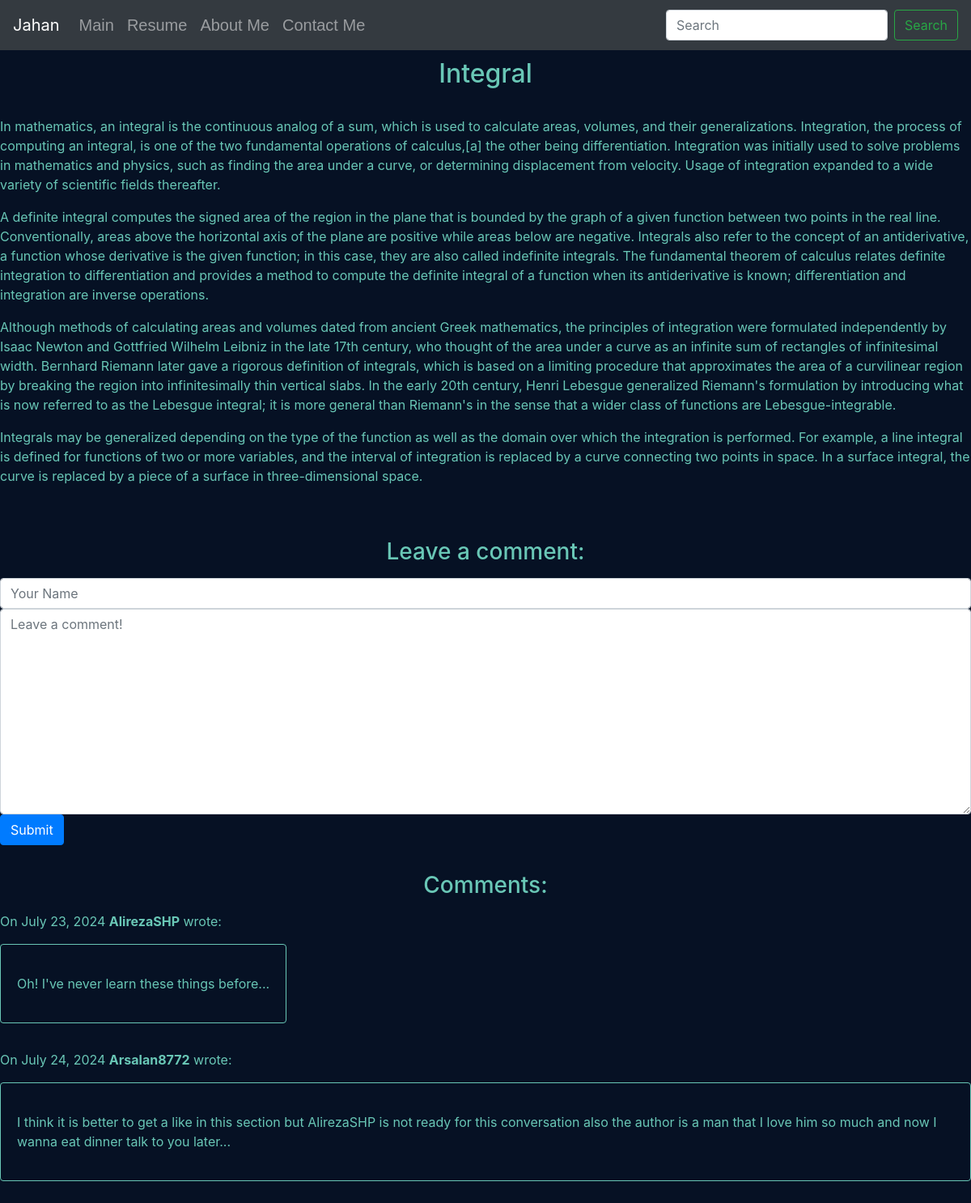
The app's page /post/2/ with its own data.
### blog/models.py (models this page shows, shortened)
class Post(models.Model):
    title = models.CharField(max_length=255)
    body = models.TextField()
    created_on = models.DateTimeField(auto_now_add=True)
    last_modified = models.DateTimeField(auto_now=True)
    categories = models.ManyToManyField("Category", related_name="posts")

class Comment(models.Model):
    author = models.CharField(max_length=60)
    body = models.TextField()
    created_on = models.DateTimeField(auto_now_add=True)
    post = models.ForeignKey("Post", on_delete=models.CASCADE)

### blog/views.py (the view, shortened to what this page needs)
# urls.py: path("post/<int:pk>/", views.blog_detail, name="blog_detail"),
def blog_detail(request, pk):
    post = Post.objects.get(pk=pk)
    form = CommentForm()
    comments = Comment.objects.filter(post=post)
    context = {
        "post": post,
        "comments": comments,
        "form": CommentForm(),
    }
    return render(request, "blog/detail.html", context)

### blog/forms.py
class CommentForm(forms.Form):
    author = forms.CharField(
        max_length=60,
        widget=forms.TextInput(
            attrs={"class": "form-control", "placeholder": "Your Name"}
        ),
    )
    body = forms.CharField(
        widget=forms.Textarea(
            attrs={"class": "form-control", "placeholder": "Leave a comment!"}
        )
    )

### blog/templates/blog/detail.html (shortened to what this page needs)
{% extends 'base.html' %}
{% load static %}
{% block page_title %}
    <h2>{{ post.title }}</h2>
{% endblock page_title %}
{% block page_content %}
<link rel="stylesheet" href="{% static 'styles/detail.css' %}">
<p>{{ post.body | linebreaks }}</p>
<h3 id="comment-identifier">Leave a comment:</h3>
<form method="post">
    <div>
        {{ form.author }}
    </div>
    <div>
        {{ form.body }}
    </div>
    <button type="submit" class="btn btn-primary">Submit</button>
</form>
<h3 id="comment-section">Comments:</h3>
{% for comment in comments %}
    <div class="comment-content">
        <p id="comment-title">
            On {{ comment.created_on.date }} <b>{{ comment.author }}</b> wrote:
        </p>
        <div class="card">
            <div class="card-body">
                <p>
                    {{ comment.body | linebreaks }}
                </p>
            </div>
        </div>
    </div>
{% endfor %}
{% endblock page_content %}

### static/styles/base.css (style rules this page uses)
body { display: flex; flex-direction: column; background-color: #061124; color: #69C7B6; }
h2 { text-align: center; padding: 10px; }

### static/styles/detail.css (style rules this page uses)
#comment-identifier, #comment-section { text-align: center; margin-bottom: 15px; }
.comment-content { display: flex; flex-direction: column; }
#comment-title { align-self: flex-start; }
.card { background-color: #061124; border-color: #69C7B6; align-self: flex-start; }

### records on screen
Post: title "Integral", body "In mathematics, an integral is the continuous analog of a sum, which is used to calculate areas, volumes, and their generalizations. Integration, the process of computing an integral, is one of the two fundamental operations of calculus,[a] the other being differentiation. Integration was initially used to solve problems in mathematics and physics, such as finding the area under a curve, or determining displacement from velocity. Usage of integration expanded to a wide variety of scientific fields thereafter. A definite integral computes the signed area of the region in the plane that is bounded by the graph of a given function between two points in the real line. Conventionally, areas…"
Comment: created_on "July 23, 2024", author "AlirezaSHP", body "Oh! I've never learn these things before..."
Comment: created_on "July 24, 2024", author "Arsalan8772", body "I think it is better to get a like in this section but AlirezaSHP is not ready for this conversation also the author is a man that I love him so much and now I wanna eat dinner talk to you later..."
